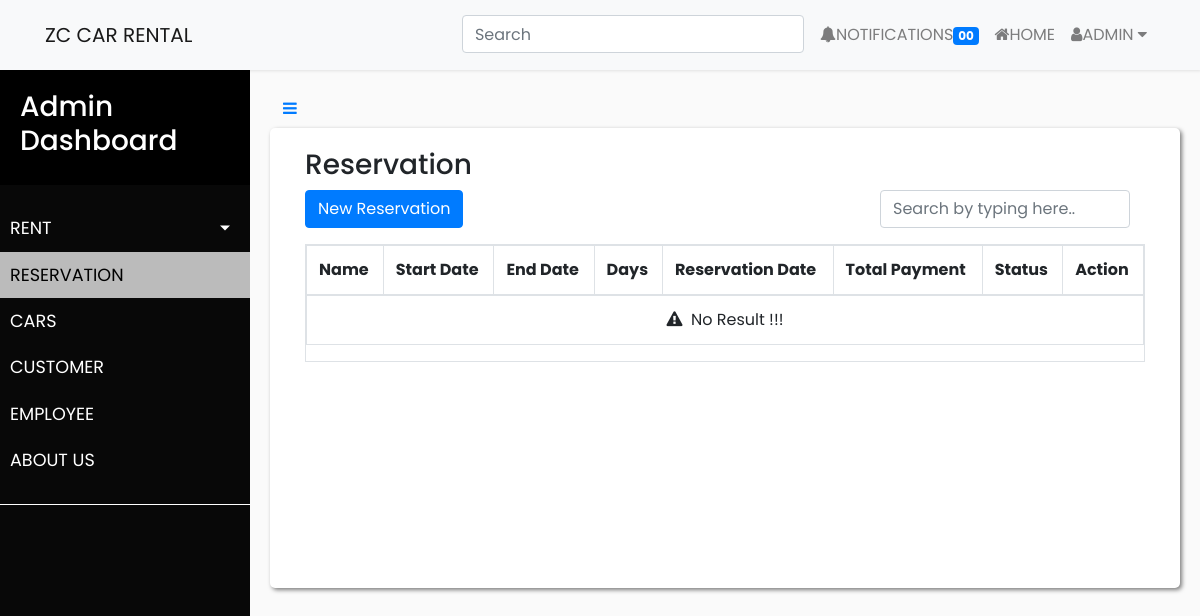
The app's page /index.php/reserve_controller/show_reservation, older data.
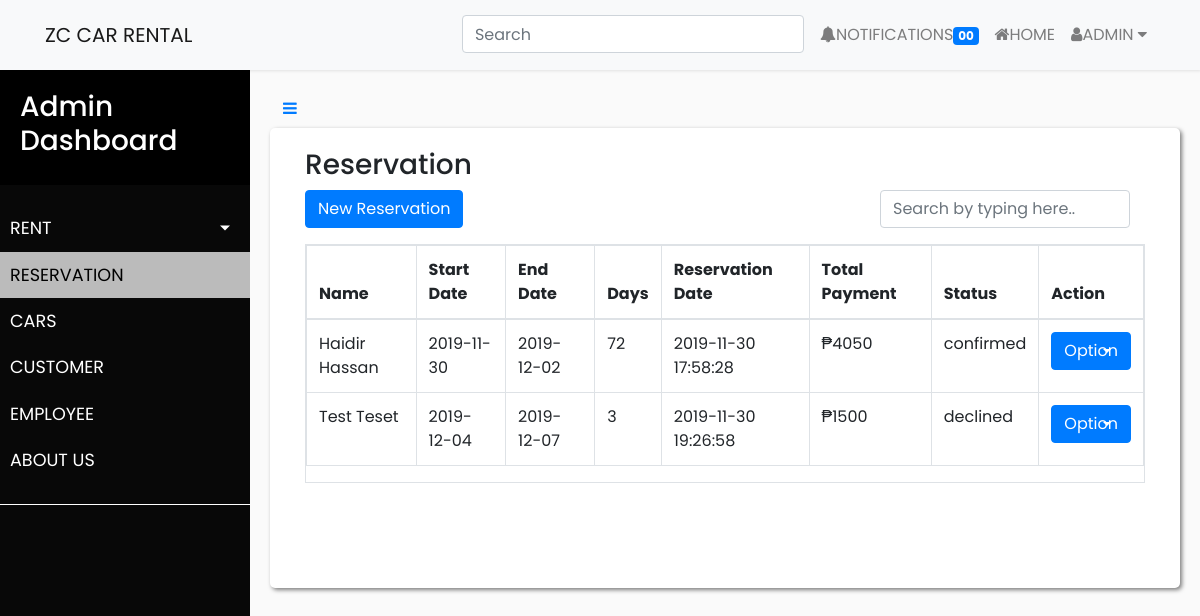
The same page, newer data.
### tables this page shows
CREATE TABLE `tbl_reserve` (
  `reserve_id` int(11) NOT NULL,
  `customer_id_fk` int(11) DEFAULT NULL,
  `total_payment` varchar(255) NOT NULL,
  `start_date` date DEFAULT NULL,
  `end_date` date DEFAULT NULL,
  `reserve_status` varchar(255) DEFAULT 'unconfirmed',
  `created_at` timestamp NOT NULL DEFAULT current_timestamp()
);

CREATE TABLE `tbl_customer` (
  `customer_id` int(11) NOT NULL,
  `Name` varchar(255) DEFAULT NULL,
  `current_address` varchar(255) DEFAULT NULL,
  `contact_no` varchar(255) DEFAULT NULL,
  `Birth_Date` varchar(255) DEFAULT NULL,
  `Gender` varchar(255) DEFAULT NULL,
  `license_no` varchar(255) DEFAULT NULL,
  `email` varchar(255) DEFAULT NULL
);

### application/controllers/reserve_controller.php (called while the page is built, shortened)
<?php
class Reserve_controller extends CI_Controller {
	public function __construct()
    {
        $this->load->model('reserve_model');
    }
    public function show_reservation()
    {
        $data['fetch_data'] = $this->reserve_model->showReservation();
        $data['main_view'] = "admin/reservation";
        $this->load->view('layouts/main', $data);
    }
}

### index.php (called while the page is built, shortened)
<?php
require_once BASEPATH.'core/CodeIgniter.php';

### application/models/reserve_model.php (called while the page is built, shortened)
<?php
class Reserve_model extends CI_Model {
	public function showReservation()
	{
		$queryString = "SELECT tbl_reserve.*,(end_date - start_date) as days, Name FROM tbl_reserve
						    INNER JOIN tbl_customer
						        ON tbl_reserve.customer_id_fk = tbl_customer.customer_id";
		$query = $this->db->query($queryString);
		return $query;
	}
}
?>

### application/views/admin/reservation.php (the view, shortened to what this page needs)
<div class="admin-content">
<div class="col-md-12 search-table-col">
    <header>
        <h3> Reservation </h3>
    </header>
    <a class="btn btn-primary" href="<?php echo base_url();?>index.php/admin_controller/add_reservation">New Reservation</a>
    <div class="form-group pull-right col-lg-4"><input type="text" placeholder="Search by typing here.." class="search form-control"></div><span class="counter pull-right"></span>
    <div class="table-responsive table-bordered table table-hover table-bordered results">
        <table class="table table-bordered table-hover">
            <thead class="bill-header cs">
                <tr>
                    <th id="trs-hd" class="">Name</th>
                    <th id="trs-hd" class="">Start Date</th>
                    <th id="trs-hd" class="">End Date</th>
                    <th id="trs-hd" class="">Days</th>
                    <th id="trs-hd" class="">Reservation Date</th>
                    <th id="trs-hd" class="">Total Payment</th>
                    <th id="trs-hd" class="">Status</th>
                    <th id="trs-hd" class="">Action</th>
                </tr>
            </thead>
            <tbody>
                <?php if($fetch_data->num_rows() > 0):?>
                    <?php foreach($fetch_data->result_array() as $row): ?>
                        <tr>
                            <td><?php echo $row['Name'] ?></td>
                            <td><?php echo $row['start_date'] ?></td>
                            <td><?php echo $row['end_date'] ?></td>
                            <td><?php echo $row['days'] ?></td>
                            <td><?php echo $row['created_at'] ?></td>
                            <td>₱<?php echo $row['total_payment'] ?></td>
                            <td><?php echo $row['reserve_status'] ?></td>
                            <td>
                                <div class="dropdown">
                                  <button class="btn btn-primary dropdown-toggle" type="button" id="dropdownMenuButton" data-toggle="dropdown" aria-haspopup="true" aria-expanded="false">
                                    Option
                                  </button>
                                </div>
                            </td>
                        </tr>
                    <?php endforeach; ?>
                <?php elseif($fetch_data->num_rows() == 0): ?>
                    <tr class="warning no-result">
                        <td colspan="12"><center><i class="fa fa-warning"></i>&nbsp; No Result !!!</center></td>
                <?php endif; ?>
                </tr>
            </tbody>
        </table>
    </div>
</div>
</div>

### application/views/layouts/header.php (shortened to what this page needs)
<!doctype html>
<html lang="en">
  <head>
    <link rel="stylesheet" href="<?php echo base_url('assets/css/bootstrap.min.css');?>">
    <link rel="stylesheet" href="<?php echo base_url('assets/css/styles.css');?>">
    <link rel="stylesheet" href="<?php echo base_url('assets/fonts/font-awesome.min.css');?>">
  </head>
  <body>

### application/views/layouts/main.php (shortened to what this page needs)
<?php $this->load->view('layouts/header'); ?>
  <nav class="navbar navbar-expand-lg navbar-light bg-light mb-0">
    <div class="container">
    <a class="navbar-brand" href="#">ZC CAR RENTAL</a>
    <div class="collapse navbar-collapse" id="navbarText">
      <ul class="nav navbar-nav ml-auto">
      <li class="nav-item" role="presentation">
        <form class="form-inline">
            <div class="md-form my-0">
              <input class="form-control mr-sm-2" type="text" placeholder="Search" aria-label="Search">
            </div>
          </form>
      </li>
      <li class="nav-item" role="presentation"><a class="nav-link" href="#"><i class="fa fa-bell"></i>NOTIFICATIONS<span class="badge badge-primary">00</span></a></li>
      <li class="nav-item" role="presentation"><a class="nav-link" href="<?php echo base_url('User_controller/index');?>"><i class="fa fa-home"></i>HOME</a></li>
      <li class="nav-item dropdown">
        <a class="dropdown-toggle-admin nav-link" data-toggle="dropdown" aria-expanded="false" href="#"><i class="fa fa-user"></i>ADMIN <i class="fa fa-caret-down"></i></a>
    </div>
</div>
  </nav>
    <div class="wrapper">
   <?php $this->load->view('layouts/sidebar'); ?>
    <div id="content">
    <a id="sidebarCollapse" class="btn btn-link" role="button" href="#menu-toggle" id="menu-toggle"><i class="fa fa-bars"></i></a>
      <?php $this->load->view($main_view); ?>
      </div>
    </div>
<?php $this->load->view('layouts/footer'); ?>

### application/views/layouts/sidebar.php (shortened to what this page needs)
<nav id="sidebar">
    <div class="sidebar-header">
        <h3><a href="<?php echo base_url('admin_controller'); ?>">Admin Dashboard</a></h3>
    </div>
    <ul class="list-unstyled components">
        <li>
            <a href="#homeSubmenu" data-toggle="collapse" aria-expanded="false" class="dropdown-toggle">RENT</a>
        </li>
        <li class="<?php if($this->uri->uri_string() == 'reserve_controller/show_reservation') { echo 'active'; } ?>">
            <a href="<?php echo base_url('reserve_controller/show_reservation'); ?>">RESERVATION</a>
        </li>
        <li class="<?php if($this->uri->uri_string() == 'car_controller/show') { echo 'active'; } ?>">
            <a href="<?php echo base_url('car_controller/show'); ?>">CARS</a>
        </li>
        <li class="<?php if($this->uri->uri_string() == 'customer_controller/show') { echo 'active'; } ?>">
            <a href="<?php echo base_url('customer_controller/show'); ?>">CUSTOMER</a>
        </li>
        <li class="<?php if($this->uri->uri_string() == 'Employee_controller/show') { echo 'active'; } ?>">
            <a href="<?php echo base_url('admin_controller/employee'); ?>">EMPLOYEE</a>
        </li>
        <li class="<?php if($this->uri->uri_string() == 'admin_controller/team') { echo 'active'; } ?>">
            <a href="<?php echo base_url('admin_controller/team'); ?>">ABOUT US</a>
        </li>
    </ul>
</nav>

### application/views/layouts/footer.php (shortened to what this page needs)
</body>
  </body>
</html>

### assets/css/styles.css (style rules this page uses)
body { font-family: 'Poppins', sans-serif; background: #fafafa; }
a, a:hover, a:focus { color: inherit; text-decoration: none; transition: all 0.3s; }
.navbar { padding: 15px 10px; background: #fff; border: none; border-radius: 0; margin-bottom: 0px; box-shadow: 1px 1px 3px rgba(0, 0, 0, 0.1); }
.wrapper { display: flex; width: 100%; align-items: stretch; }
#sidebar { min-width: 250px; max-width: 250px; background: rgb(8, 8, 8); color: #fff; transition: all 0.3s; }
#sidebar .sidebar-header { padding: 20px; background: #000000; }
#sidebar ul.components { padding: 20px 0; border-bottom: 1px solid #ffffff; }
#sidebar ul li a { padding: 10px; font-size: 1.1em; display: block; }
#sidebar ul li.active>a, a[aria-expanded="true"] { color: rgb(0, 0, 0); background: #bbbbbb; }
a[data-toggle="collapse"] { position: relative; }
.dropdown-toggle::after { display: block; position: absolute; top: 50%; right: 20px; transform: translateY(-50%); }
#content { width: 100%; padding: 20px; min-height: 100vh; transition: all 0.3s; }
.admin-content { padding: 20px; background: white; min-height: 460px; box-shadow: 2px 2px 4px rgba(0.5, 0.5,0.5, 0.5); border-radius: 5px; }
@media screen and (min-width: 997px) { .wrapper { display: -webkit-box; display: -webkit-flex; display: -ms-flexbox; display: flex; } }

Row changes from the older to the newer data that the page shows:
added tbl_reserve: tbl_customer.Name "Haidir Hassan", start_date "2019-11-30", end_date "2019-12-02", days "72", created_at "2019-11-30 17:58:28", total_payment "4050", reserve_status "confirmed"
added tbl_reserve: tbl_customer.Name "Test Teset", start_date "2019-12-04", end_date "2019-12-07", days "3", created_at "2019-11-30 19:26:58", total_payment "1500", reserve_status "declined"
Text that changed along with them:
text no longer shown: "No Result !!!"
